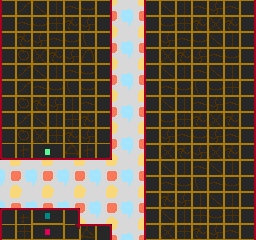

This is a level from a 2D game, rendered from its Tiled map with the project's own tilesets. A one-line summary and the complete map file follow:
An orthogonal 16x15 tile map with 16x16 px tiles, 2 tile layers (back, front) and 4 objects (Lift).

<map version="1.0" orientation="orthogonal" width="16" height="15" tilewidth="16" tileheight="16">
 <tileset firstgid="1" name="tiles1" tilewidth="16" tileheight="16">
  <image source="../tiles0.gif" trans="ff00ff" width="256" height="256" />
 </tileset>
 <layer name="back" width="16" height="15">
  <data encoding="csv">
129,130,129,130,129,130,129,130,129,130,129,130,129,130,129,130,
145,146,145,146,145,146,145,146,145,146,145,146,145,146,145,146,
129,130,129,130,129,130,129,130,129,130,129,130,129,130,129,130,
145,146,145,146,145,146,145,146,145,146,145,146,145,146,145,146,
129,130,129,130,129,130,129,130,129,130,129,130,129,130,129,130,
145,146,145,146,145,146,145,146,145,146,145,146,145,146,145,146,
129,130,129,130,129,130,129,130,129,130,129,130,129,130,129,130,
145,146,145,146,145,146,145,146,145,146,145,146,145,146,145,146,
129,130,129,130,129,130,129,130,129,130,129,130,129,130,129,130,
145,146,145,146,145,146,145,146,145,146,145,146,145,146,145,146,
129,130,129,130,129,130,129,130,129,130,129,130,129,130,129,130,
145,146,145,146,145,146,145,146,145,146,145,146,145,146,145,146,
129,130,129,130,129,130,129,130,129,130,129,130,129,130,129,130,
145,146,145,146,145,146,145,146,145,146,145,146,145,146,145,146,
129,130,129,130,129,130,129,130,129,130,129,130,129,130,129,130
</data>
 </layer>
 <layer name="front" width="16" height="15">
  <data encoding="csv">
97,98,99,100,101,102,104,0,0,97,99,100,101,118,101,104,
113,101,102,116,117,118,120,0,0,113,102,116,117,115,117,120,
97,117,118,101,102,103,104,0,0,97,118,101,102,99,100,104,
113,114,115,117,118,119,104,0,0,97,115,117,118,101,102,104,
97,98,99,100,101,102,120,0,0,113,99,100,101,99,100,120,
113,98,101,102,103,102,104,0,0,97,101,102,103,102,116,104,
97,114,117,118,100,101,104,0,0,113,99,100,101,118,101,104,
97,98,99,100,116,117,120,0,0,97,102,116,117,115,117,120,
113,114,115,116,117,118,120,0,0,113,118,101,102,118,101,104,
17,20,5,6,23,20,24,0,0,97,115,117,118,115,117,120,
0,0,0,0,0,0,0,0,0,113,99,100,101,99,100,104,
0,0,0,0,0,0,0,0,0,97,101,102,103,101,102,104,
0,0,0,0,0,0,0,0,0,97,117,118,100,99,100,104,
33,36,55,56,40,0,0,0,0,113,99,100,116,102,116,120,
97,116,81,82,134,39,40,0,0,97,115,116,117,118,101,120
</data>
 </layer>
 <objectgroup name="lines" width="16" height="15">
  <properties>
   <property name="map_tile" value="11" />
   <property name="type" value="[&quot;n&quot;,&quot;s&quot;,&quot;w&quot;]" />
  </properties>
  <object x="0" y="32">
   <polyline points="0,0 0,128 112,128 112,-32" />
  </object>
  <object x="144" y="0">
   <polyline points="0,0 0,240" />
  </object>
  <object x="112" y="240">
   <polyline points="0,0 0,-16 -32,-16 -32,-32 -112,-32" />
  </object>
 </objectgroup>
 <objectgroup name="objects" width="16" height="15">
  <object name="Lift" gid="232" x="112" y="192" />
 </objectgroup>
</map>
